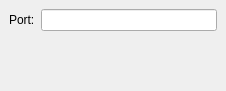
<ui version="4.0" >
 <class>ArgSetPortINDI</class>
 <widget class="QWidget" name="ArgSetPortINDI" >
  <property name="geometry" >
   <rect>
    <x>0</x>
    <y>0</y>
    <width>226</width>
    <height>91</height>
   </rect>
  </property>
  <layout class="QVBoxLayout" >
   <property name="spacing" >
    <number>6</number>
   </property>
   <property name="margin" >
    <number>9</number>
   </property>
   <item>
    <layout class="QHBoxLayout" >
     <property name="spacing" >
      <number>6</number>
     </property>
     <property name="margin" >
      <number>0</number>
     </property>
     <item>
      <widget class="QLabel" name="textLabel1_2" >
       <property name="text" >
        <string>Port:</string>
       </property>
      </widget>
     </item>
     <item>
      <widget class="KLineEdit" name="devicePort" />
     </item>
    </layout>
   </item>
   <item>
    <spacer>
     <property name="orientation" >
      <enum>Qt::Vertical</enum>
     </property>
     <property name="sizeType" >
      <enum>QSizePolicy::Expanding</enum>
     </property>
     <property name="sizeHint" stdset="0" >
      <size>
       <width>20</width>
       <height>9</height>
      </size>
     </property>
    </spacer>
   </item>
  </layout>
 </widget>
 <layoutdefault spacing="6" margin="11" />
 <pixmapfunction>qPixmapFromMimeSource</pixmapfunction>
 <customwidgets>
  <customwidget>
   <class>KLineEdit</class>
   <extends>QLineEdit</extends>
   <header>klineedit.h</header>
  </customwidget>
 </customwidgets>
 <resources/>
 <connections/>
</ui>
